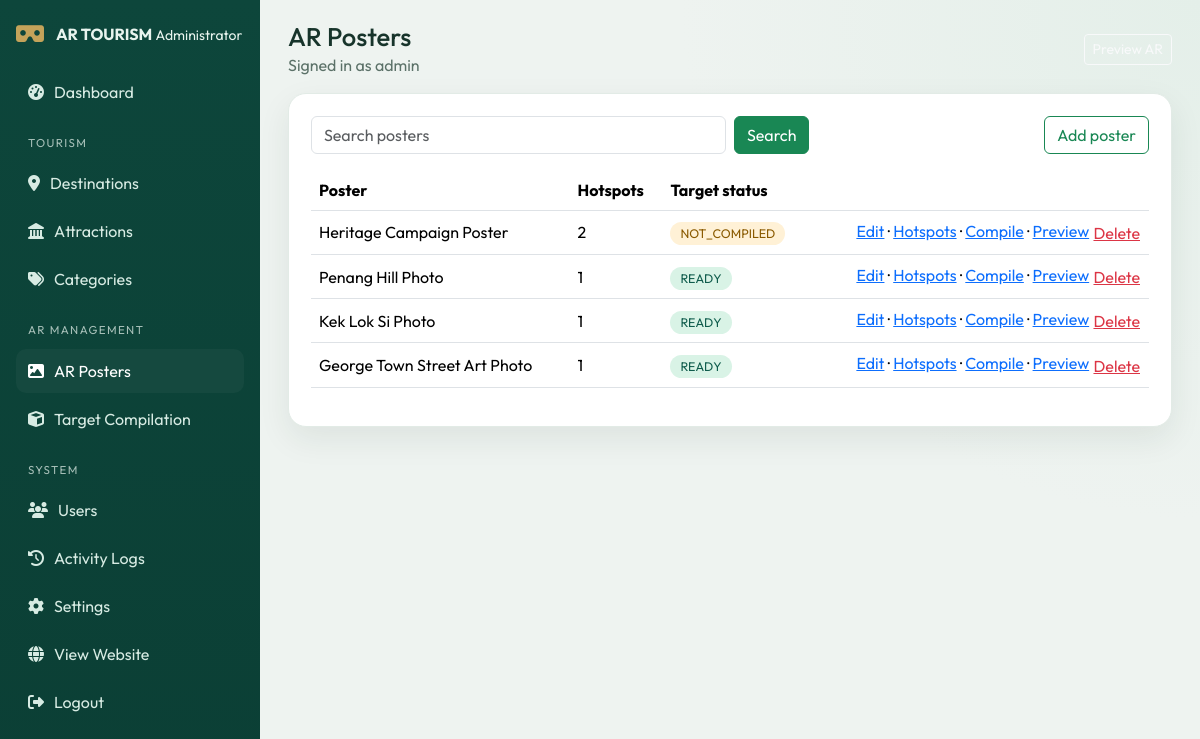
The page /admin/ar-posters/index.php (signed in) on the database its author committed.
### tables this page shows
CREATE TABLE users (
    id INT UNSIGNED AUTO_INCREMENT PRIMARY KEY,
    username VARCHAR(100) NOT NULL UNIQUE,
    email VARCHAR(190) NULL UNIQUE,
    password_hash VARCHAR(255) NOT NULL,
    role ENUM('admin','visitor') NOT NULL DEFAULT 'admin',
    status ENUM('active','inactive') NOT NULL DEFAULT 'active',
    last_login DATETIME NULL,
    created_at TIMESTAMP DEFAULT CURRENT_TIMESTAMP,
    INDEX (status)
);

CREATE TABLE ar_posters (
    id INT UNSIGNED AUTO_INCREMENT PRIMARY KEY,
    poster_name VARCHAR(180) NOT NULL,
    poster_image VARCHAR(255) NOT NULL,
    description TEXT,
    status ENUM('active','inactive') DEFAULT 'active',
    target_file VARCHAR(255) NULL,
    target_status ENUM('NOT_COMPILED','COMPILING','READY','FAILED') DEFAULT 'NOT_COMPILED',
    target_compiled_at DATETIME NULL,
    created_at TIMESTAMP DEFAULT CURRENT_TIMESTAMP,
    updated_at TIMESTAMP DEFAULT CURRENT_TIMESTAMP ON UPDATE CURRENT_TIMESTAMP,
    INDEX (status),
    INDEX (target_status)
);

### includes/auth.php (called while the page is built, shortened)
<?php
require_once __DIR__ . '/database.php';
function current_admin(): ?array
{
    static $admin = false;
    if ($admin !== false) {
        return $admin;
    }
    $stmt = db()->prepare("SELECT * FROM users WHERE id = ? AND role = 'admin' AND status = 'active' LIMIT 1");
    $stmt->execute([(int) $_SESSION['admin_id']]);
    $admin = $stmt->fetch() ?: null;
    return $admin;
}
function require_admin(): void
{
    if (!current_admin()) {
        $next = urlencode((string) ($_SERVER['REQUEST_URI'] ?? 'index.php'));
        header('Location: ' . admin_url('login.php?next=' . $next));
        exit;
    }
}
function admin_url(string $path = ''): string
{
    $base = BASE_PATH === '' ? '' : BASE_PATH;
    return $base . '/admin/' . ltrim($path, '/');
}

### includes/database.php (called while the page is built, shortened)
<?php
function db(): PDO
{
    static $pdo = null;
    if ($pdo instanceof PDO) {
        return $pdo;
    }
    $dsn = 'mysql:host=' . DB_HOST . ';dbname=' . DB_NAME . ';charset=utf8mb4';
    $pdo = new PDO($dsn, DB_USER, DB_PASS, [
        PDO::ATTR_ERRMODE => PDO::ERRMODE_EXCEPTION,
        PDO::ATTR_DEFAULT_FETCH_MODE => PDO::FETCH_ASSOC,
        PDO::ATTR_EMULATE_PREPARES => false,
    ]);
    $pdo->exec("SET NAMES utf8mb4 COLLATE utf8mb4_unicode_ci");
    return $pdo;
}

### admin/ar-posters/index.php (the view, shortened to what this page needs)
<?php
require_once __DIR__ . '/../../includes/functions.php';
$pageTitle = 'AR Posters';
$adminSection = 'posters';
$q = str_param('q');
$page = max(1, int_param('page', 1));
$where = 'WHERE 1=1';
$params = [];
$total = db()->prepare("SELECT COUNT(*) FROM ar_posters $where");
$total->execute($params);
$pager = paginate((int) $total->fetchColumn(), $page);
$stmt = db()->prepare("SELECT p.*, (SELECT COUNT(*) FROM ar_hotspots h WHERE h.poster_id = p.id) AS hotspot_count FROM ar_posters p $where ORDER BY p.updated_at DESC LIMIT {$pager['per_page']} OFFSET {$pager['offset']}");
$stmt->execute($params);
$items = $stmt->fetchAll();
require __DIR__ . '/../../includes/admin-header.php';
?>
<div class="admin-card">
    <form class="row g-2 mb-3" method="get">
        <div class="col-md-6"><input class="form-control" name="q" value="<?= e($q) ?>" placeholder="Search posters"></div>
        <div class="col-md-3"><button class="btn btn-success">Search</button></div>
        <div class="col-md-3 text-md-end"><a class="btn btn-outline-success" href="<?= e(admin_url('ar-posters/form.php')) ?>">Add poster</a></div>
    </form>
    <div class="table-responsive">
        <table class="table align-middle">
            <thead><tr><th>Poster</th><th>Hotspots</th><th>Target status</th><th></th></tr></thead>
            <tbody>
            <?php foreach ($items as $item): ?>
                <tr>
                    <td><?= e($item['poster_name']) ?></td>
                    <td><?= (int) $item['hotspot_count'] ?></td>
                    <td><?= status_badge($item['target_status']) ?></td>
                    <td class="text-end">
                        <a href="<?= e(admin_url('ar-posters/form.php?id=' . (int) $item['id'])) ?>">Edit</a> ·
                        <a href="<?= e(admin_url('ar-posters/editor.php?id=' . (int) $item['id'])) ?>">Hotspots</a> ·
                        <a href="<?= e(admin_url('ar-posters/compile.php?id=' . (int) $item['id'])) ?>">Compile</a> ·
                        <a href="<?= e(url('ar.php?poster=' . (int) $item['id'])) ?>">Preview</a>
                        <form class="d-inline js-confirm" method="post" action="<?= e(admin_url('ar-posters/delete.php')) ?>">
                            <button class="btn btn-link text-danger p-0">Delete</button>
                        </form>
                    </td>
                </tr>
            <?php endforeach; ?>
            </tbody>
        </table>
    </div>
</div>
<?php require __DIR__ . '/../../includes/admin-footer.php'; ?>

### includes/admin-header.php (shortened to what this page needs)
<?php
require_once __DIR__ . '/functions.php';
require_admin();
$admin = current_admin();
$pageTitle = $pageTitle ?? 'Dashboard';
$adminSection = $adminSection ?? '';
?>
<!doctype html>
<html lang="en">
<head>
    <link href="https://cdn.jsdelivr.net/npm/bootstrap@5.3.3/dist/css/bootstrap.min.css" rel="stylesheet">
    <link href="https://cdnjs.cloudflare.com/ajax/libs/font-awesome/6.5.2/css/all.min.css" rel="stylesheet">
    <link rel="stylesheet" href="<?= e(asset('css/admin.css')) ?>">
</head>
<body class="admin-body">
<aside class="admin-sidebar offcanvas-lg offcanvas-start" id="adminSidebar" tabindex="-1">
    <div class="sidebar-brand">
        <i class="fa-solid fa-vr-cardboard"></i>
        <div>
            <strong>AR TOURISM</strong>
            <small>Administrator</small>
        </div>
    </div>
    <nav class="sidebar-nav">
        <a class="<?= $adminSection === 'dashboard' ? 'active' : '' ?>" href="<?= e(admin_url('index.php')) ?>"><i class="fa-solid fa-gauge-high"></i> Dashboard</a>
        <p class="nav-label">Tourism</p>
        <a class="<?= $adminSection === 'destinations' ? 'active' : '' ?>" href="<?= e(admin_url('destinations/index.php')) ?>"><i class="fa-solid fa-location-dot"></i> Destinations</a>
        <a class="<?= $adminSection === 'attractions' ? 'active' : '' ?>" href="<?= e(admin_url('attractions/index.php')) ?>"><i class="fa-solid fa-landmark"></i> Attractions</a>
        <a class="<?= $adminSection === 'categories' ? 'active' : '' ?>" href="<?= e(admin_url('categories/index.php')) ?>"><i class="fa-solid fa-tags"></i> Categories</a>
        <p class="nav-label">AR Management</p>
        <a class="<?= $adminSection === 'posters' ? 'active' : '' ?>" href="<?= e(admin_url('ar-posters/index.php')) ?>"><i class="fa-solid fa-image"></i> AR Posters</a>
        <a class="<?= $adminSection === 'compile' ? 'active' : '' ?>" href="<?= e(admin_url('ar-posters/compile.php')) ?>"><i class="fa-solid fa-cube"></i> Target Compilation</a>
        <p class="nav-label">System</p>
        <a class="<?= $adminSection === 'users' ? 'active' : '' ?>" href="<?= e(admin_url('users/index.php')) ?>"><i class="fa-solid fa-users"></i> Users</a>
        <a class="<?= $adminSection === 'logs' ? 'active' : '' ?>" href="<?= e(admin_url('logs/index.php')) ?>"><i class="fa-solid fa-clock-rotate-left"></i> Activity Logs</a>
        <a class="<?= $adminSection === 'settings' ? 'active' : '' ?>" href="<?= e(admin_url('settings/index.php')) ?>"><i class="fa-solid fa-gear"></i> Settings</a>
        <a href="<?= e(url('index.php')) ?>"><i class="fa-solid fa-globe"></i> View Website</a>
        <a href="<?= e(admin_url('logout.php')) ?>"><i class="fa-solid fa-right-from-bracket"></i> Logout</a>
    </nav>
</aside>
<div class="admin-main">
    <header class="admin-top">
        <div>
            <h1><?= e($pageTitle) ?></h1>
            <p>Signed in as <?= e($admin['username'] ?? 'admin') ?></p>
        </div>
        <a class="btn btn-outline-light btn-sm" href="<?= e(url('ar.php')) ?>">Preview AR</a>
    </header>
    <div class="admin-content">

### includes/functions.php (shortened to what this page needs)
<?php
require_once __DIR__ . '/database.php';
require_once __DIR__ . '/auth.php';
function e(mixed $value): string
{
    return htmlspecialchars((string) $value, ENT_QUOTES | ENT_SUBSTITUTE, 'UTF-8');
}
function url(string $path = ''): string
{
    $base = BASE_PATH === '' ? '' : BASE_PATH;
    return $base . '/' . ltrim($path, '/');
}
function asset(string $path): string
{
    return url('assets/' . ltrim($path, '/')) . '?v=' . ASSET_VERSION;
}
function paginate(int $total, int $page, int $perPage = PER_PAGE): array
{
    $pages = max(1, (int) ceil($total / $perPage));
    $page = max(1, min($page, $pages));
    return [
        'page' => $page,
        'pages' => $pages,
        'offset' => ($page - 1) * $perPage,
        'per_page' => $perPage,
        'total' => $total,
    ];
}
function int_param(string $key, int $default = 0): int
{
    return (int) ($_GET[$key] ?? $_POST[$key] ?? $default);
}
function str_param(string $key, string $default = ''): string
{
    return trim((string) ($_GET[$key] ?? $_POST[$key] ?? $default));
}
function status_badge(string $status): string
{
    $class = $status === 'active' || $status === 'READY' ? 'badge-ok' : 'badge-warn';
    return '<span class="badge-status ' . $class . '">' . e($status) . '</span>';
}

### assets/css/admin.css (style rules this page uses)
:root { --green: #0f5c4c; --green-dark: #0b3f35; --gold: #c4a35a; --ink: #17342b; }
body.admin-body { margin: 0; font-family: "Outfit", sans-serif; background: radial-gradient(circle at 100% 0%, #e4efe9 0, transparent 36%), #eef3f0; color: var(--ink); }
.admin-sidebar { width: 260px; background: linear-gradient(180deg, #0d463b, var(--green-dark)); color: #e8f4ee; min-height: 100vh; position: fixed; inset: 0 auto 0 0; padding: 22px 16px; z-index: 10; }
.sidebar-brand { display: flex; gap: 12px; align-items: center; margin-bottom: 24px; }
.sidebar-brand i { font-size: 1.4rem; color: var(--gold); }
.sidebar-nav { display: grid; gap: 4px; }
.sidebar-nav a { color: #d7ebe3; text-decoration: none; padding: 10px 12px; border-radius: 10px; display: flex; gap: 10px; align-items: center; }
.sidebar-nav a.active, .sidebar-nav a:hover { background: #15493f; color: #fff; }
.nav-label { margin: 16px 12px 6px; font-size: 0.72rem; letter-spacing: 0.12em; text-transform: uppercase; opacity: 0.7; }
.admin-main { margin-left: 260px; min-height: 100vh; }
.admin-top { display: flex; justify-content: space-between; align-items: center; padding: 22px 28px 8px; }
.admin-top h1 { font-size: 1.6rem; margin: 0; }
.admin-top p { margin: 0; color: #5b7168; }
.admin-content { padding: 8px 28px 40px; }
.stat-card, .admin-card { background: #fff; border-radius: 18px; padding: 20px; box-shadow: 0 12px 32px rgba(23, 52, 43, 0.08); border: 1px solid #e2ebe6; }
.admin-card { padding: 22px; }
.badge-status { border-radius: 999px; padding: 4px 10px; font-size: 0.78rem; }
.badge-ok { background: #d9f3e6; color: #0f5c4c; }
.badge-warn { background: #fff1d6; color: #8a5a00; }

### rows shown on the page
users: username "admin"
ar_posters: poster_name "Heritage Campaign Poster", hotspot_count "2", target_status "NOT_COMPILED"
ar_posters: poster_name "Penang Hill Photo", hotspot_count "1", target_status "READY"
ar_posters: poster_name "Kek Lok Si Photo", hotspot_count "1", target_status "READY"
ar_posters: poster_name "George Town Street Art Photo", hotspot_count "1", target_status "READY"

### other values the page prints
$pageTitle "AR Posters"
